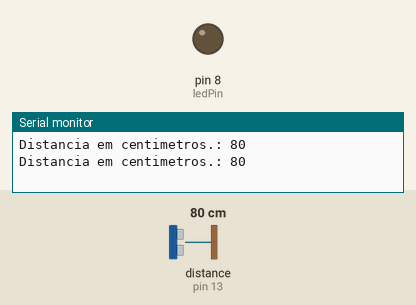
This sketch was run on a simulated Arduino Uno, built with avr-gcc and run on an emulated ATmega328P. Parts: output pins drawn as LEDs (lit = HIGH), the last lines printed to the serial monitor. Wiring (inferred from the names in the program): ultrasonic range finder: trigger pin 6; echo pin 13. The inputs (shaded band) are chosen by the test bench; at power-on: distance to the obstacle (sensor on pin 13) 80 cm. The echo pulse lasts 58.3 µs per cm; pins used as bus, display or sensor lines are not drawn.

Above: at 1.8 s.
1.9 s: distance to the obstacle (sensor on pin 13) set to 7 cm
3.4 s: distance to the obstacle (sensor on pin 13) set to 4 cm
At 5.1 s:
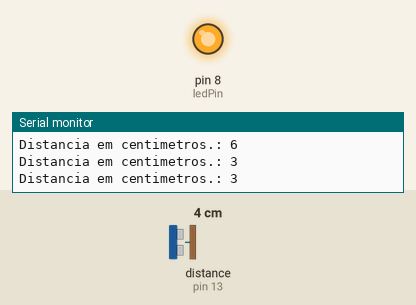
5.5 s: distance to the obstacle (sensor on pin 13) set to 9 cm
At 6.7 s:
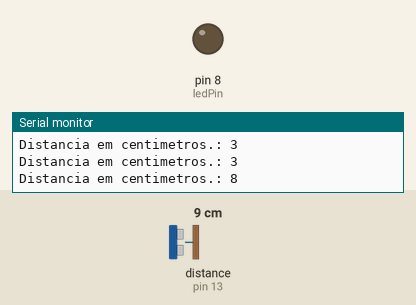
7.5 s: distance to the obstacle (sensor on pin 13) set to 2 cm
At 8.3 s:
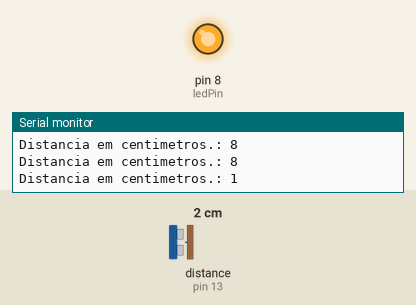
Timing chart, 0 to 10.5 s (numbered marks = the images above; inputs shaded):
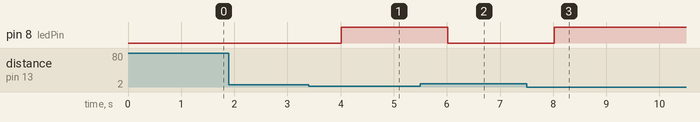

The sketch:

UltraSonic.ino
```cpp
#include <Ultrasonic.h>


#include <Ultrasonic.h>


#define echoPin 13
#define trigPin 6
const int ledPin =8;
Ultrasonic ultrasonic(6,13);

void setup() {
  Serial.begin(9600);
  pinMode(echoPin,INPUT);
  pinMode(trigPin,OUTPUT);
  pinMode(ledPin,OUTPUT);

}

void loop() {
  digitalWrite(trigPin,LOW);
  delayMicroseconds(2);
  digitalWrite(trigPin,HIGH);
  delayMicroseconds(10);
  digitalWrite(trigPin,LOW);

  long distanciaCentimetro = (ultrasonic.Ranging(CM));
  Serial.print("Distancia em centimetros.: ");
  Serial.println(distanciaCentimetro);


   if (distanciaCentimetro < 5){ //acende led
    digitalWrite(ledPin,HIGH);

   }else{
    digitalWrite(ledPin,LOW);
   }
  delay(1000);

}
```

Ultrasonic.h
```cpp
/*
  Ultrasonic.h - Library for HR-SC04 Ultrasonic Ranging Module.
  Created by ITead studio. Alex, Apr 20, 2010.
  iteadstudio.com
*/


#ifndef Ultrasonic_h
#define Ultrasonic_h

#include "Arduino.h"

#define CM 1
#define INC 0

class Ultrasonic
{
  public:
    Ultrasonic(int TP, int EP);
    long Timing();
    long Ranging(int sys);

    private:
    int Trig_pin;
    int Echo_pin;
    long  duration,distacne_cm,distance_inc;

};

#endif
```

Measured:
- the behaviour switches between 6 and 5 cm on distance to the obstacle (sensor on pin 13) (found by bisection; images 0 and 1)
- after the input at 3.4 s, pin 8 (ledPin): LOW → HIGH after 0.61 s
- after the input at 5.5 s, pin 8 (ledPin): HIGH → LOW after 0.52 s
- after the input at 7.5 s, pin 8 (ledPin): LOW → HIGH after 0.52 s
